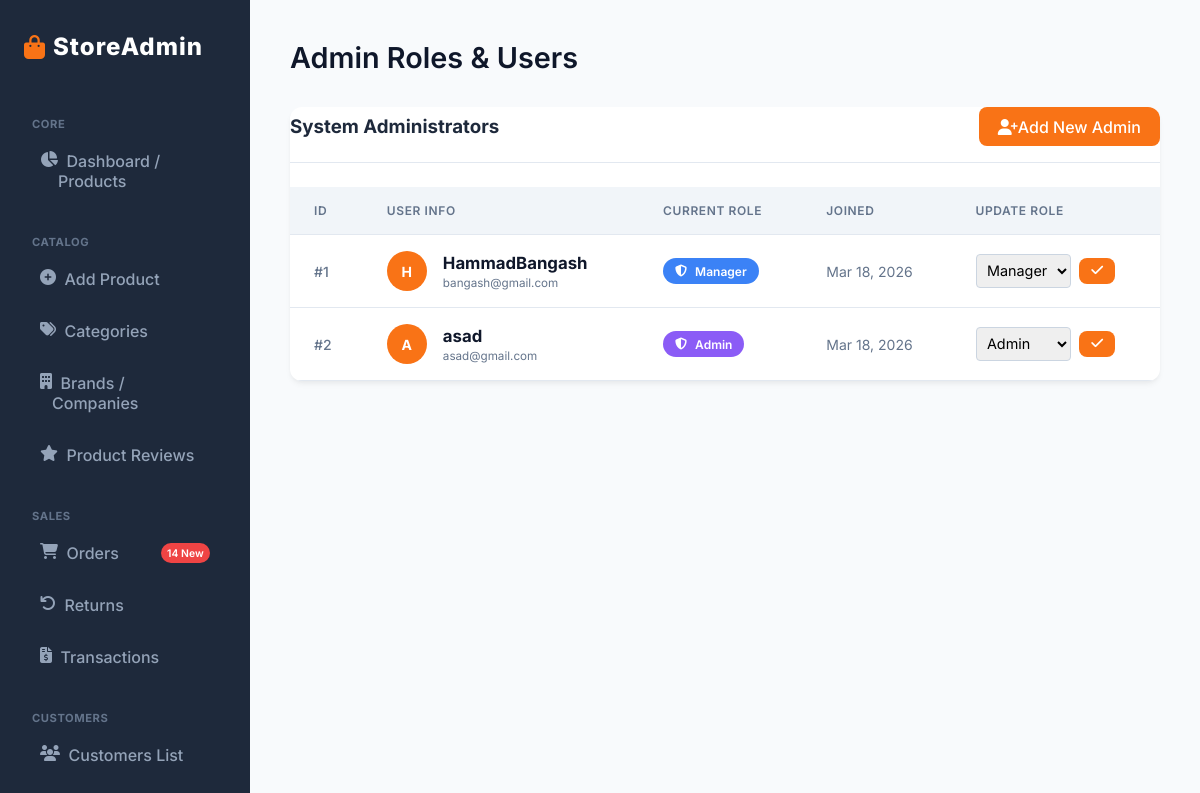
Screenshot of /admin_roles.php (signed in) with the database file from the repository.
### tables this page shows
CREATE TABLE `users` (
  `id` int(11) NOT NULL,
  `username` varchar(100) NOT NULL,
  `email` varchar(150) NOT NULL,
  `password` varchar(255) NOT NULL,
  `created_at` timestamp NOT NULL DEFAULT current_timestamp(),
  `role` enum('Admin','Manager','Editor') DEFAULT 'Manager'
);

### admin_roles.php (the view, shortened to what this page needs)
<?php
require_once 'db.php';
try {
    $stmt = $pdo->query("SELECT id, username, email, role, created_at FROM users ORDER BY created_at ASC");
    $users = $stmt->fetchAll();
} catch (PDOException $e) {
    if ($e->getCode() == '42S22') {
        $error = "The 'role' column doesn't exist in the users table. Make sure to run the DB update.";
    } else {
        $error = "Error fetching users: " . $e->getMessage();
    }
}
?>
<!DOCTYPE html>
<html lang="en">
<head>
    <link rel="stylesheet" href="style.css">
    <link rel="stylesheet" href="https://cdnjs.cloudflare.com/ajax/libs/font-awesome/6.4.0/css/all.min.css">
</head>
<body>
    <?php include 'sidebar.php'; ?>
    <div class="main-content">
        <div class="header">
            <h1>Admin Roles & Users</h1>
        </div>
        <div class="card">
            <div style="display: flex; justify-content: space-between; align-items: center; margin-bottom: 1.5rem; padding-bottom: 1rem; border-bottom: 1px solid #e2e8f0;">
                <h3 style="margin: 0; color: #1e293b;">System Administrators</h3>
                <a href="register.php" class="btn"><i class="fas fa-user-plus"></i> Add New Admin</a>
            </div>
            <table>
                <thead>
                    <tr>
                        <th>ID</th>
                        <th>User Info</th>
                        <th>Current Role</th>
                        <th>Joined</th>
                        <th>Update Role</th>
                    </tr>
                </thead>
                <tbody>
                    <?php if (isset($users) && count($users) > 0): ?>
                        <?php foreach ($users as $u): ?>
                            <tr>
                                <td><span style="color: #64748b; font-weight: 500;">#<?= htmlspecialchars($u['id']) ?></span></td>
                                <td>
                                    <div style="display: flex; align-items: center; gap: 1rem;">
                                        <div style="width: 40px; height: 40px; border-radius: 50%; background: var(--primary); display: flex; align-items: center; justify-content: center; color: white; font-weight: bold;">
                                            <?= strtoupper(substr($u['username'], 0, 1)) ?>
                                        </div>
                                        <div>
                                            <strong style="display: block; color: #0f172a; font-size: 1.05rem;"><?= htmlspecialchars($u['username']) ?></strong>
                                            <small style="color: #64748b;"><?= htmlspecialchars($u['email']) ?></small>
                                        </div>
                                    </div>
                                </td>
                                <td>
                                    <?php
                                        $role = $u['role'] ?? 'Manager';
                                        $roleBg = '#64748b';
                                        if ($role == 'Admin') $roleBg = '#8b5cf6';
                                        if ($role == 'Manager') $roleBg = '#3b82f6';
                                    ?>
                                    <span class="badge" style="background-color: <?= $roleBg ?>; color: white; border: none; padding: 0.35rem 0.75rem;">
                                        <i class="fas fa-shield-alt" style="margin-right: 4px;"></i> <?= htmlspecialchars($role) ?>
                                    </span>
                                </td>
                                <td style="color: #64748b;"><?= date('M d, Y', strtotime($u['created_at'])) ?></td>
                                <td>
                                    <form method="POST" action="" style="display: flex; gap: 0.5rem; align-items: center;">
                                        <select name="role" style="padding: 0.4rem; border: 1px solid #cbd5e1; border-radius: 4px; font-size: 0.9rem;">
                                            <option value="Admin" <?= $role == 'Admin' ? 'selected' : '' ?>>Admin</option>
                                            <option value="Manager" <?= $role == 'Manager' ? 'selected' : '' ?>>Manager</option>
                                        </select>
                                        <button type="submit" name="update_role" class="btn" style="padding: 0.4rem 0.75rem; font-size: 0.85rem;"><i class="fas fa-check"></i></button>
                                    </form>
                                </td>
                            </tr>
                        <?php endforeach; ?>
                    <?php endif; ?>
                </tbody>
            </table>
        </div>
    </div>
</body>
</html>

### style.css (style rules this page uses)
:root { --primary: #f97316; --primary-hover: #ea580c; --secondary: #f1f5f9; --text-main: #0f172a; --text-muted: #64748b; --bg-main: #f8fafc; --bg-card: #ffffff; --border: #e2e8f0; --sidebar-bg: #1e293b; --sidebar-text: #94a3b8; --sidebar-hover: #334155; --sidebar-active: #f97316; --danger: #ef4444; --danger-hover: #dc2626; --success: #10b981; --radius: 12px; --shadow: 0 4px 6px -1px rgba(0, 0, 0, 0.05), 0 2px 4px -1px rgba(0, 0, 0, 0.03); --shadow-hover: 0 10px 15px -3px rgba(0, 0, 0, 0.1), 0 4px 6px -2px rgba(0, 0, 0, 0.05); }
* { margin: 0; padding: 0; box-sizing: border-box; font-family: 'Inter', sans-serif; }
body { background-color: var(--bg-main); color: var(--text-main); display: flex; min-height: 100vh; }
.main-content { margin-left: 250px; padding: 2.5rem; flex: 1; min-height: 100vh; }
.header { display: flex; justify-content: space-between; align-items: center; margin-bottom: 2rem; }
.header h1 { font-size: 1.8rem; font-weight: 600; color: #0f172a; }
.btn { display: inline-flex; align-items: center; justify-content: center; padding: 0.6rem 1.2rem; background-color: var(--primary); color: white; border-radius: 8px; text-decoration: none; font-weight: 500; transition: all 0.2s ease; border: none; cursor: pointer; }
.card { background-color: var(--bg-card); border-radius: var(--radius); box-shadow: var(--shadow); overflow: hidden; }
table { width: 100%; border-collapse: collapse; }
th, td { padding: 1rem 1.5rem; text-align: left; }
th { background-color: #f1f5f9; color: var(--text-muted); font-weight: 600; text-transform: uppercase; font-size: 0.75rem; letter-spacing: 0.05em; border-bottom: 1px solid var(--border); }
tr { border-bottom: 1px solid var(--border); transition: background-color 0.2s ease; }
td { color: var(--text-main); font-size: 0.875rem; }
.badge { display: inline-flex; align-items: center; gap: 4px; padding: 0.25rem 0.6rem; border-radius: 20px; font-size: 0.75rem; font-weight: 600; }

### rows the page displays
users: id "1", username "H", username "HammadBangash", email "bangash@gmail.com", role "Manager", created_at "Mar 18, 2026"
users: id "2", username "A", username "asad", email "asad@gmail.com", role "Admin", created_at "Mar 18, 2026"
